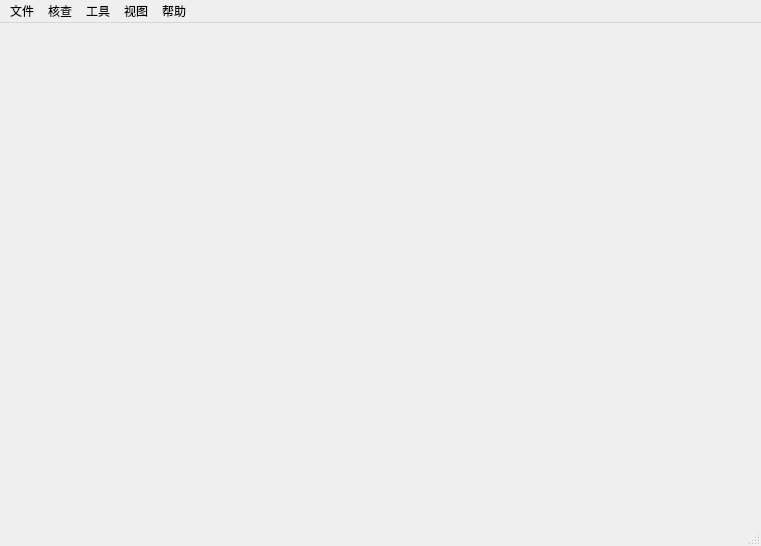
<?xml version="1.0" encoding="UTF-8"?>
<ui version="4.0">
 <class>MainWindow</class>
 <widget class="QMainWindow" name="MainWindow">
  <property name="geometry">
   <rect>
    <x>0</x>
    <y>0</y>
    <width>761</width>
    <height>546</height>
   </rect>
  </property>
  <property name="windowTitle">
   <string>MainWindow</string>
  </property>
  <widget class="QWidget" name="centralwidget">
   <layout class="QHBoxLayout" name="horizontalLayout_2">
    <item>
     <widget class="QWidget" name="widget" native="true">
      <property name="sizePolicy">
       <sizepolicy hsizetype="Fixed" vsizetype="Preferred">
        <horstretch>0</horstretch>
        <verstretch>0</verstretch>
       </sizepolicy>
      </property>
      <layout class="QVBoxLayout" name="verticalLayout_2"/>
     </widget>
    </item>
   </layout>
  </widget>
  <widget class="QMenuBar" name="menubar">
   <property name="geometry">
    <rect>
     <x>0</x>
     <y>0</y>
     <width>761</width>
     <height>23</height>
    </rect>
   </property>
   <widget class="QMenu" name="menu">
    <property name="title">
     <string>文件</string>
    </property>
   </widget>
   <widget class="QMenu" name="menu_2">
    <property name="title">
     <string>核查</string>
    </property>
   </widget>
   <widget class="QMenu" name="menu_3">
    <property name="title">
     <string>工具</string>
    </property>
   </widget>
   <widget class="QMenu" name="menu_4">
    <property name="title">
     <string>视图</string>
    </property>
   </widget>
   <widget class="QMenu" name="menu_5">
    <property name="title">
     <string>帮助</string>
    </property>
   </widget>
   <addaction name="menu"/>
   <addaction name="menu_2"/>
   <addaction name="menu_3"/>
   <addaction name="menu_4"/>
   <addaction name="menu_5"/>
  </widget>
  <widget class="QStatusBar" name="statusbar"/>
 </widget>
 <resources/>
 <connections/>
</ui>
